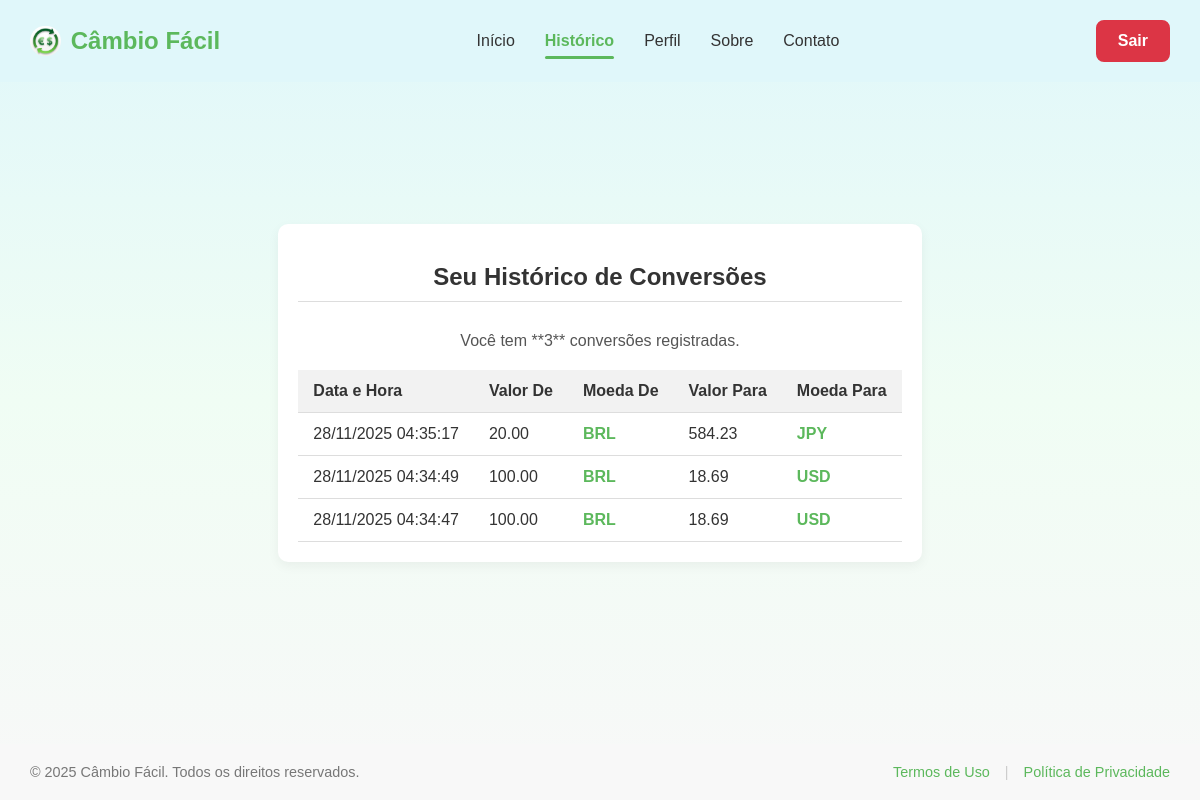
The page /history (signed in) on the database its author committed.
### app.py (models this page shows)
class ConversionHistory(db.Model):
    id = db.Column(db.Integer, primary_key=True)
    user_id = db.Column(db.Integer, db.ForeignKey('user.id'), nullable=False)
    timestamp = db.Column(db.DateTime, default=datetime.utcnow, nullable=False)
    currency_from = db.Column(db.String(3), nullable=False)
    amount_from = db.Column(db.Float, nullable=False)
    currency_to = db.Column(db.String(3), nullable=False)
    amount_to = db.Column(db.Float, nullable=False)

### app.py (the view)
@app.route('/history')
def history():
    if not g.logged_in:
        flash('Você precisa estar logado.', 'warning')
        return redirect(url_for('login'))
    user_history = ConversionHistory.query.filter_by(
        user_id=g.user.id).order_by(
        ConversionHistory.timestamp.desc()).all()
    return render_template('history.html',
                           title='Câmbio Fácil | Histórico',
                           logged_in=g.logged_in,
                           user_history=user_history)

### app.py (called while the page is built)
@app.before_request
def load_logged_in_user():
    user_id = session.get('user_id')
    if not user_id:
        g.user = None
        g.logged_in = False
    else:
        g.user = User.query.get(user_id)
        g.logged_in = True

### templates/history.html
{% extends "base.html" %}
{% block content %}
<section class="history-container">
    <h1 class="page-title">Seu Histórico de Conversões</h1>
    {% if user_history %}
        <p class="history-count">Você tem **{{ user_history | length }}** conversões registradas.</p>
        <table class="conversion-table">
            <thead>
                <tr>
                    <th>Data e Hora</th>
                    <th>Valor De</th>
                    <th>Moeda De</th>
                    <th>Valor Para</th>
                    <th>Moeda Para</th>
                </tr>
            </thead>
            <tbody>
                {% for conversion in user_history %}
                <tr>
                    <td>{{ conversion.timestamp.strftime('%d/%m/%Y %H:%M:%S') }}</td>
                    <td>{{ "%.2f" | format(conversion.amount_from) }}</td>
                    <td class="currency-code-col">{{ conversion.currency_from }}</td>
                    <td>{{ "%.2f" | format(conversion.amount_to) }}</td>
                    <td class="currency-code-col">{{ conversion.currency_to }}</td>
                </tr>
                {% endfor %}
            </tbody>
        </table>
    {% else %}
        <div class="empty-history">
            <p>Você ainda não tem nenhuma conversão registrada.</p>
            <a href="{{ url_for('conversion') }}" class="btn-primary">Fazer Minha Primeira Conversão</a>
        </div>
    {% endif %}
</section>
{% endblock %}

### templates/base.html (shortened to what this page needs)
<!DOCTYPE html>
<html lang="pt-br">
<head>
<link rel="stylesheet" href="{{ url_for('static', filename='css/style.css') }}">
</head>
<body>
 <header class="main-header">
  <div class="header-content">
<a href="{{ url_for('home') }}" class="logo-container">
    <img src="{{ url_for('static', filename='images/logo.png') }}" alt="Logo Câmbio Fácil">
    <h2>Câmbio Fácil</h2>
</a>
   <nav class="main-nav">
        <a href="{{ url_for('home') }}" class="{% if request.endpoint == 'home' %}active-nav{% endif %}">Início</a>
        {% if logged_in %}
            <a href="{{ url_for('history') }}" class="{% if request.endpoint == 'history' %}active-nav{% endif %}">Histórico</a>
            <a href="{{ url_for('profile') }}" class="{% if request.endpoint == 'profile' %}active-nav{% endif %}">Perfil</a>
        {% endif %}
        <a href="{{ url_for('about') }}" class="{% if request.endpoint == 'about' %}active-nav{% endif %}">Sobre</a>
        <a href="{{ url_for('contact') }}" class="{% if request.endpoint == 'contact' %}active-nav{% endif %}">Contato</a>
   </nav>
   <div class="header-actions">
    {% if logged_in %}
     <a href="{{ url_for('logout') }}" class="btn-logout">Sair</a>
    {% else %}
     <a href="{{ url_for('login') }}" class="btn-login">Login</a>
    {% endif %}
   </div>
  </div>
 </header>
<main class="auth-main-content">
 {% block content %}{% endblock %}
</main>
<footer class="main-footer">
    <div class="footer-content">
        <p>© 2025 Câmbio Fácil. Todos os direitos reservados.</p>
        <div class="footer-links">
            <a href="#">Termos de Uso</a>
            <span class="link-separator">|</span>
            <a href="#">Política de Privacidade</a>
        </div>
    </div>
</footer>
</body>
</html>

### static/css/style.css (style rules this page uses)
body { font-family: 'Arial', sans-serif; margin: 0; padding: 0; background: linear-gradient(to bottom, #E0F7FA 0%, #F0FDF4 50%, #F8F8F8 100%); color: #333; display: flex; flex-direction: column; min-height: 100vh; overflow-x: hidden; overflow-y: auto; }
main { flex-grow: 1; }
.main-header { background-color: #E0F7FA; width: 100%; box-shadow: none; }
.header-content { max-width: 1200px; margin: 0 auto; padding: 20px 30px; display: flex; justify-content: space-between; align-items: center; }
.logo-container { display: flex; align-items: center; }
.logo-container img { height: 30px; margin-right: 10px; }
.logo-container h2 { color: #5cb85c; margin: 0; font-size: 1.5em; }
.main-nav { display: flex; gap: 30px; }
.main-nav a { text-decoration: none; color: #333; font-weight: 500; font-size: 1em; padding: 5px 0; position: relative; transition: color 0.3s; }
.main-nav a.active-nav { color: #5cb85c; font-weight: 700; border-bottom: none; padding-bottom: 5px; }
.main-nav a::after { content: ""; position: absolute; left: 0; bottom: -4px; width: 0%; height: 3px; background-color: #5cb85c; border-radius: 5px; transition: width 0.3s ease; }
.main-nav a.active-nav::after { width: 100%; }
.header-actions { display: flex; gap: 15px; align-items: center; }
.btn-logout { background-color: #dc3545; color: white; text-decoration: none; padding: 10px 20px; border-radius: 8px; font-weight: bold; transition: background-color 0.3s; white-space: nowrap; border: 2px solid #dc3545; }
.auth-main-content { min-height: auto; flex-grow: 1; display: flex; justify-content: center; align-items: center; padding: 0; margin: 0; }
.history-container { max-width: 1000px; margin: 50px auto; padding: 20px; background-color: white; box-shadow: 0 4px 12px rgba(0, 0, 0, 0.05); border-radius: 10px; }
.page-title { color: #333; text-align: center; margin-bottom: 30px; border-bottom: 1px solid #ddd; padding-bottom: 10px; }
.history-count { text-align: center; margin-bottom: 20px; color: #555; }
.conversion-table { width: 100%; border-collapse: collapse; margin-top: 20px; }
.conversion-table th, .conversion-table td { padding: 12px 15px; text-align: left; border-bottom: 1px solid #ddd; }
.conversion-table th { background-color: #f2f2f2; color: #333; font-weight: bold; }
.currency-code-col { font-weight: bold; color: #5cb85c; }
.main-footer { background-color: #F8F8F8; border-top: none; padding: 20px 0; width: 100%; margin-top: 40px; }
.footer-content { max-width: 1200px; margin: 0 auto; padding: 0 30px; display: flex; justify-content: space-between; align-items: center; flex-wrap: wrap; }
.main-footer p { margin: 0; font-size: 0.9em; color: #777; }
.footer-links { display: flex; align-items: center; gap: 15px; }
.footer-links a { text-decoration: none; font-size: 0.9em; color: #5cb85c; transition: color 0.3s; }
.link-separator { color: #ccc; font-size: 0.9em; }
.logo-container { text-decoration: none; }
.logo-container h2 { color: #5cb85c; }

### rows shown on the page
ConversionHistory: timestamp "28/11/2025 04:35:17", amount_from "20.00", currency_from "BRL", amount_to "584.23", currency_to "JPY"
ConversionHistory: timestamp "28/11/2025 04:34:49", amount_from "100.00", currency_from "BRL", amount_to "18.69", currency_to "USD"
ConversionHistory: timestamp "28/11/2025 04:34:47", amount_from "100.00", currency_from "BRL", amount_to "18.69", currency_to "USD"

### other values the page prints
{{ user_history | length }} "3"
